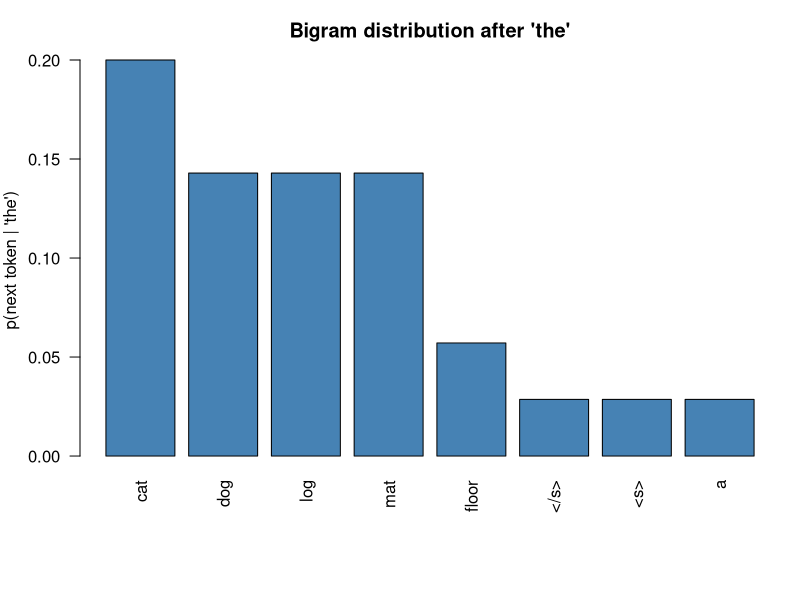
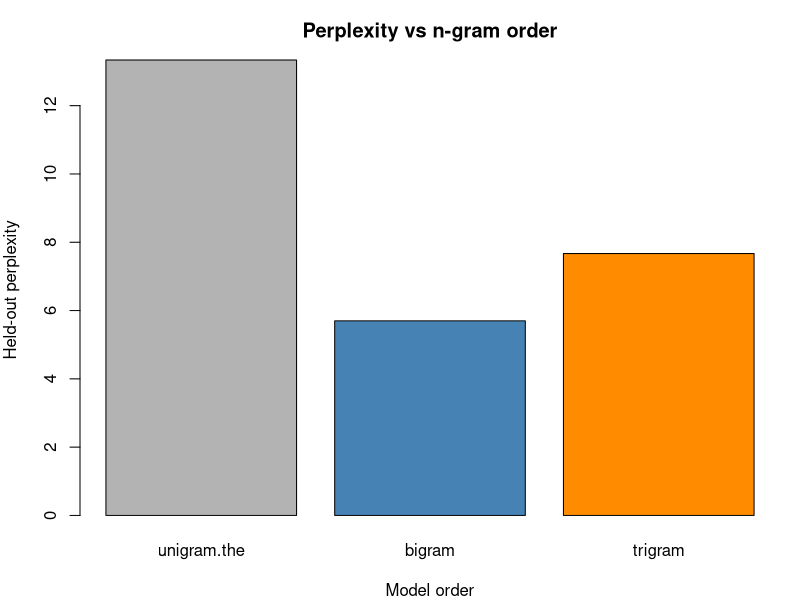

Here is the R script that generated these plots, in order:
## ---- chunk 1
set.seed(123)

# A small training corpus defined inline. Each string is one "sentence".
train_corpus <- c(
  "the cat sat on the mat",
  "the dog sat on the log",
  "the cat ran to the dog",
  "the dog ran to the cat",
  "a cat and a dog sat on the mat",
  "the cat and the dog ran on the log",
  "the mat was on the floor",
  "the log was near the mat",
  "a dog sat near the cat",
  "the cat sat near the log"
)

# Held-out text the model never saw during training, for perplexity.
test_corpus <- c(
  "the cat sat on the log",
  "a dog ran to the mat"
)

# Tokenizer: lowercase, split on whitespace, and wrap each sentence with
# special start/end markers so the model can learn how sentences begin and end.
BOS <- "<s>"   # beginning of sentence
EOS <- "</s>"  # end of sentence

tokenize <- function(sentence) {
  words <- strsplit(tolower(trimws(sentence)), "\\s+")[[1]]
  c(BOS, words, EOS)
}

train_tokens <- lapply(train_corpus, tokenize)

# Vocabulary is every distinct token seen in training, including the markers.
vocab <- sort(unique(unlist(train_tokens)))
V <- length(vocab)
V
## ---- chunk 2
# Count n-grams. For an n-gram model we need counts of the full n-gram and
# counts of the (n-1)-token context that precedes the final token.
ngram_counts <- function(token_lists, n) {
  context_counts <- list()  # count of each context
  ngram_counts   <- list()  # count of context + next token

  for (toks in token_lists) {
    if (length(toks) < n) next
    for (i in seq_len(length(toks) - n + 1)) {
      gram    <- toks[i:(i + n - 1)]
      context <- paste(gram[-n], collapse = " ")
      full    <- paste(gram, collapse = " ")
      context_counts[[context]] <-
        (if (is.null(context_counts[[context]])) 0 else context_counts[[context]]) + 1
      ngram_counts[[full]] <-
        (if (is.null(ngram_counts[[full]])) 0 else ngram_counts[[full]]) + 1
    }
  }
  list(context = context_counts, ngram = ngram_counts)
}

bigram_model  <- ngram_counts(train_tokens, 2)
trigram_model <- ngram_counts(train_tokens, 3)

# Add-one (Laplace) smoothed conditional probability p(word | context).
# Smoothing keeps unseen continuations from getting probability zero, which
# would make perplexity infinite the moment we hit a novel pair.
ngram_prob <- function(model, context, word, vocab_size) {
  full         <- paste(c(context, word), collapse = " ")
  ctx_key      <- paste(context, collapse = " ")
  count_full   <- if (is.null(model$ngram[[full]])) 0 else model$ngram[[full]]
  count_ctx    <- if (is.null(model$context[[ctx_key]])) 0 else model$context[[ctx_key]]
  (count_full + 1) / (count_ctx + vocab_size)
}

# Sanity check: probabilities over the whole vocabulary sum to 1 for any context.
probs_check <- sapply(vocab, function(w) ngram_prob(bigram_model, "the", w, V))
sum(probs_check)
## ---- chunk 3
# Top next-token probabilities for the context "the" under the bigram model.
context_word <- "the"
next_probs <- sapply(vocab, function(w)
  ngram_prob(bigram_model, context_word, w, V))
next_probs <- sort(next_probs, decreasing = TRUE)

top_table <- data.frame(
  next_token  = names(next_probs),
  probability = round(as.numeric(next_probs), 4),
  row.names   = NULL
)
knitr::kable(
  head(top_table, 8),
  caption = "Top eight bigram continuations of the context word 'the' with their smoothed conditional probabilities."
)
## ---- chunk 4
top8 <- head(top_table, 8)
op <- par(mar = c(7, 4, 3, 1))
barplot(
  height    = top8$probability,
  names.arg = top8$next_token,
  las       = 2,
  col       = "steelblue",
  ylab      = "p(next token | 'the')",
  main      = "Bigram distribution after 'the'"
)
par(op)
## ---- chunk 5
# Generate text by sampling one token at a time from the bigram model,
# starting at the BOS marker and stopping at EOS or a length cap.
generate_text <- function(model, vocab, vocab_size, max_len = 15) {
  sentence <- c(BOS)
  for (i in seq_len(max_len)) {
    context <- sentence[length(sentence)]
    probs   <- sapply(vocab, function(w)
      ngram_prob(model, context, w, vocab_size))
    probs   <- probs / sum(probs)
    nxt     <- sample(vocab, size = 1, prob = probs)
    if (nxt == EOS) break
    sentence <- c(sentence, nxt)
  }
  paste(sentence[sentence != BOS & sentence != EOS], collapse = " ")
}

generated <- replicate(3, generate_text(bigram_model, vocab, V))
generated
## ---- chunk 6
# Perplexity on held-out text: exp of the average negative log-likelihood,
# exactly the definition from the start of the chapter.
perplexity <- function(model, n, test_lists, vocab_size) {
  total_logprob <- 0
  total_tokens  <- 0
  for (toks in test_lists) {
    if (length(toks) < n) next
    for (i in seq_len(length(toks) - n + 1)) {
      gram    <- toks[i:(i + n - 1)]
      context <- gram[-n]
      word    <- gram[n]
      p       <- ngram_prob(model, context, word, vocab_size)
      total_logprob <- total_logprob + log(p)
      total_tokens  <- total_tokens + 1
    }
  }
  exp(-total_logprob / total_tokens)
}

test_tokens <- lapply(test_corpus, tokenize)

ppl_bigram  <- perplexity(bigram_model,  2, test_tokens, V)
ppl_trigram <- perplexity(trigram_model, 3, test_tokens, V)

# A unigram baseline: ignore context entirely and use smoothed token frequencies.
unigram_counts <- table(unlist(train_tokens))
unigram_prob <- function(word, vocab_size) {
  c_w <- if (is.na(unigram_counts[word])) 0 else unigram_counts[word]
  (c_w + 1) / (sum(unigram_counts) + vocab_size)
}
ppl_unigram <- {
  lp <- 0; nt <- 0
  for (toks in test_tokens) {
    body <- toks[toks != BOS]
    for (w in body) { lp <- lp + log(unigram_prob(w, V)); nt <- nt + 1 }
  }
  exp(-lp / nt)
}

knitr::kable(
  data.frame(
    model      = c("unigram", "bigram", "trigram"),
    perplexity = round(c(ppl_unigram, ppl_bigram, ppl_trigram), 3)
  ),
  caption = "Held-out perplexity of the unigram, bigram, and trigram models on the test corpus."
)
## ---- chunk 7
ppl_vals <- c(unigram = ppl_unigram, bigram = ppl_bigram, trigram = ppl_trigram)
op <- par(mar = c(4, 4, 3, 1))
barplot(
  height    = ppl_vals,
  col       = c("grey70", "steelblue", "darkorange"),
  ylab      = "Held-out perplexity",
  xlab      = "Model order",
  main      = "Perplexity vs n-gram order"
)
par(op)
